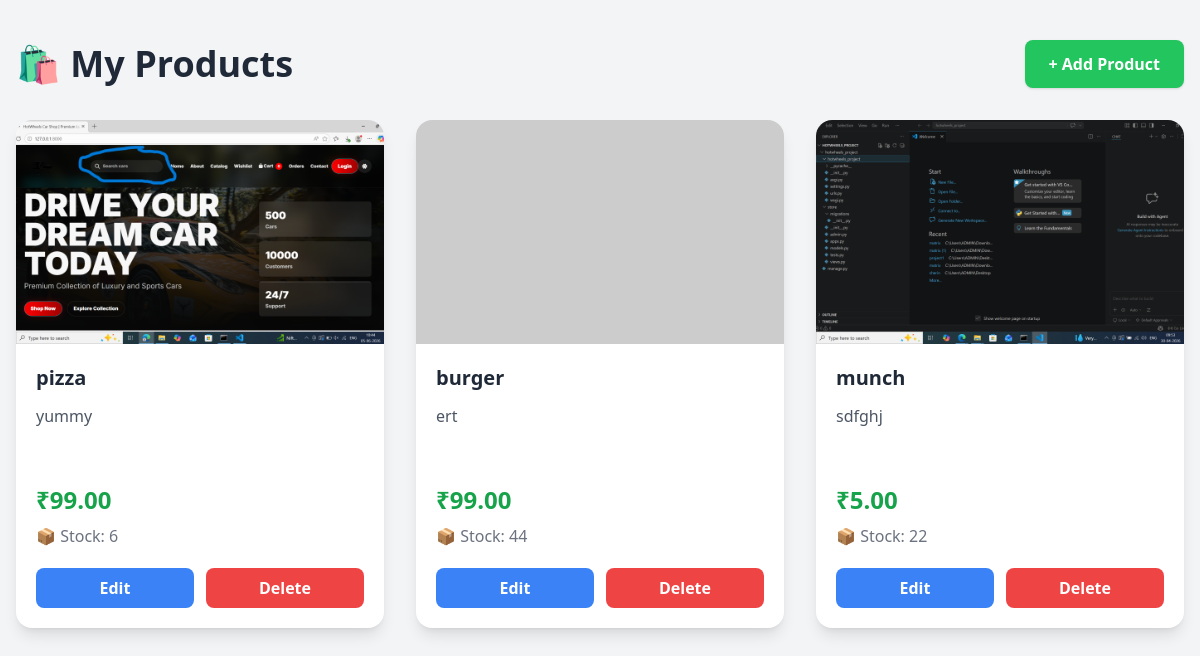
/my-products/ (signed in), run on an earlier commit of the app's database.
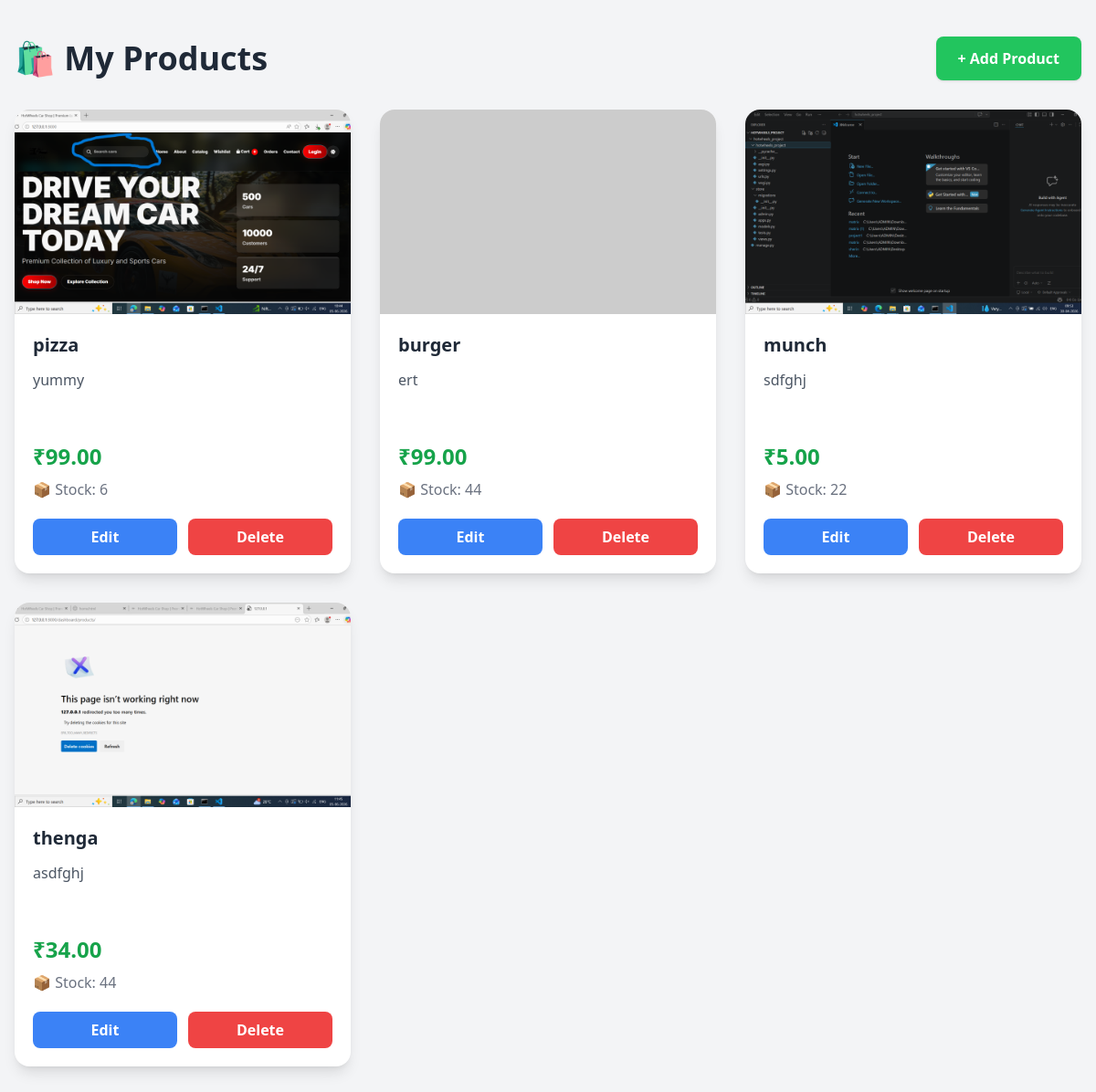
And on a later commit of the database.
### app_0/models.py (models this page shows, shortened)
class Product(models.Model):
    user = models.ForeignKey(
        UserRegister,
        on_delete=models.CASCADE,
        related_name='products'
    )
    product_name = models.CharField(max_length=200)
    description = models.TextField()
    price = models.DecimalField(max_digits=10, decimal_places=2)
    product_image = models.ImageField(upload_to='products/', null=True, blank=True)
    created_at = models.DateTimeField(auto_now_add=True)
    stock=models.IntegerField(default=1)

### app_0/views.py (the view)
# urls.py: path('my-products/', views.my_products, name='my_products'),
def my_products(request):
    email = request.session.get('email')
    user = UserRegister.objects.get(email=email)
    print(user.email)
    print(user.name)
    products = Product.objects.filter(user=user)
    return render(request, 'my_products.html', {
        'products': products
    })

### app_0/templates/my_products.html (shortened to what this page needs)
<!DOCTYPE html>
<html>
<head>
    <script src="https://cdn.tailwindcss.com"></script>
</head>
<body class="bg-gray-100 min-h-screen py-10">
<div class="max-w-7xl mx-auto px-4">
    <div class="flex flex-col md:flex-row justify-between items-center mb-8 gap-4">
        <h1 class="text-4xl font-bold text-gray-800">
            🛍️ My Products
        </h1>
        <a href="{% url 'add_product' %}"
           class="bg-green-500 hover:bg-green-600 text-white px-6 py-3 rounded-lg font-semibold shadow transition duration-300">
            + Add Product
        </a>
    </div>
    {% if products %}
    <div class="grid grid-cols-1 sm:grid-cols-2 lg:grid-cols-3 xl:grid-cols-4 gap-8">
        {% for product in products %}
        <div class="bg-white rounded-2xl overflow-hidden shadow-lg hover:shadow-2xl transform hover:-translate-y-2 transition duration-300">
            {% if product.product_image %}
                <img src="{{ product.product_image.url }}"
                     class="w-full h-56 object-cover">
            {% else %}
                <img src="https://via.placeholder.com/300x220?text=No+Image"
                     class="w-full h-56 object-cover">
            {% endif %}
            <div class="p-5">
                <h3 class="text-xl font-bold text-gray-800 mb-3">
                    {{ product.product_name }}
                </h3>
                <p class="text-gray-600 mb-4 h-16 overflow-hidden">
                    {{ product.description }}
                </p>
                <div class="text-2xl font-bold text-green-600 mb-2">
                    ₹{{ product.price }}
                </div>
                <div class="text-gray-500 mb-5">
                    📦 Stock: {{ product.stock }}
                </div>
                <div class="flex gap-3">
                    <a href="{% url 'edit_product' product.id %}"
                       class="flex-1 text-center bg-blue-500 hover:bg-blue-600 text-white py-2 rounded-lg font-semibold transition">
                        Edit
                    </a>
                    <a href="{% url 'delete_product' product.id %}"
                       onclick="return confirm('Delete this product?')"
                       class="flex-1 text-center bg-red-500 hover:bg-red-600 text-white py-2 rounded-lg font-semibold transition">
                        Delete
                    </a>
                </div>
            </div>
        </div>
        {% endfor %}
    </div>
    {% endif %}
</div>
</body>
</html>

What changed in the data, as far as the page shows it:
added Product: product_image (picture), product_name "thenga", description "asdfghj", price "34.00", stock "44"
